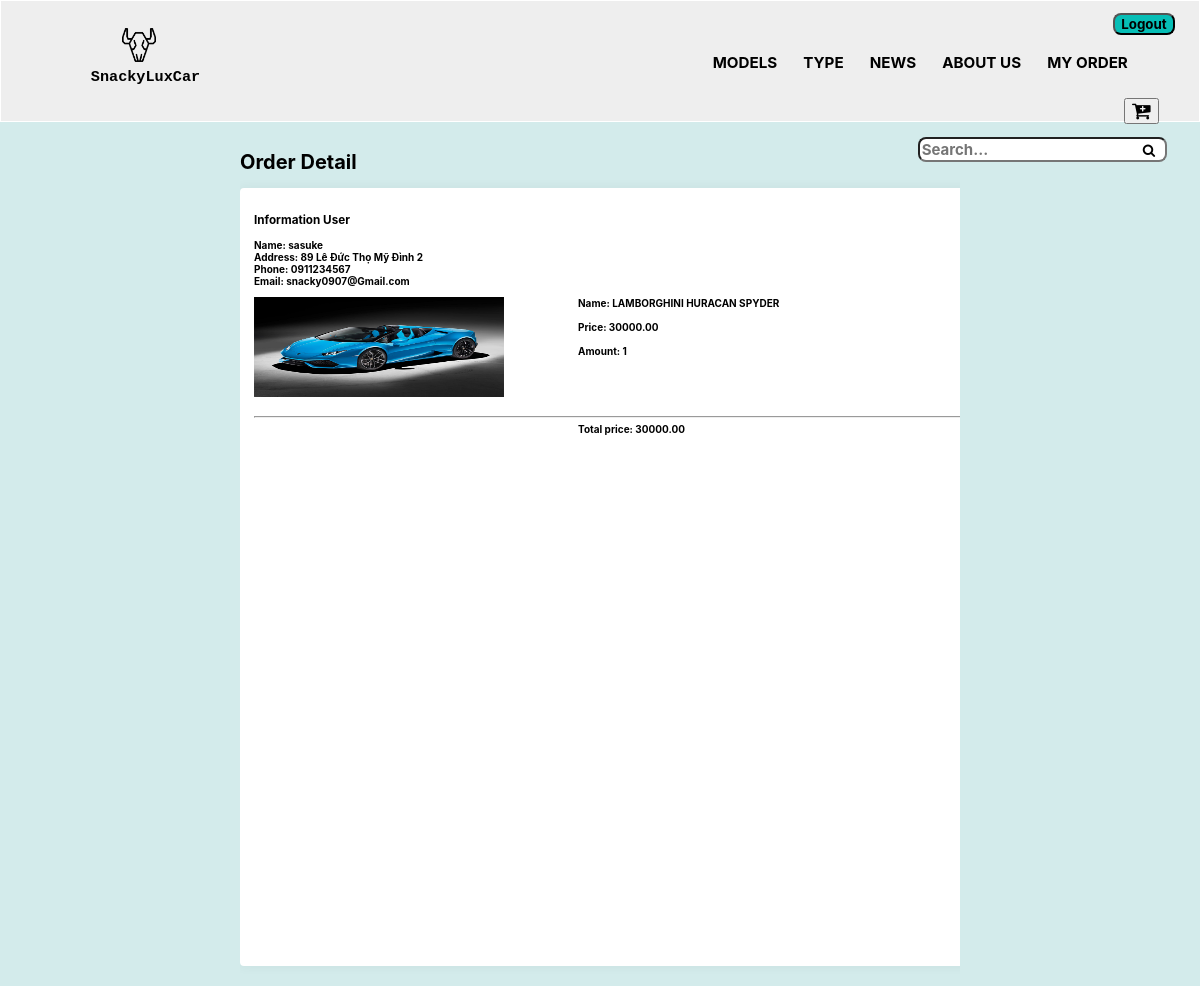
/order_detail.php?orderID=160 (signed in), run on the app's committed database.
### tables this page shows
CREATE TABLE `order` (
  `order_id` int(11) NOT NULL,
  `user_id` int(11) NOT NULL,
  `total` double(20,2) NOT NULL,
  `created_time` varchar(50) NOT NULL
);

CREATE TABLE `user` (
  `user_id` int(11) NOT NULL,
  `username` varchar(32) NOT NULL,
  `name` varchar(50) NOT NULL,
  `phone` varchar(10) NOT NULL,
  `email` varchar(50) NOT NULL,
  `address` varchar(100) NOT NULL,
  `passwordd` varchar(255) NOT NULL,
  `role` varchar(20) NOT NULL
);

CREATE TABLE `order_detail` (
  `order_id` int(11) NOT NULL,
  `products_id` int(11) NOT NULL,
  `products_price` double(20,2) NOT NULL,
  `products_quantity` int(2) NOT NULL,
  `created_time` varchar(50) NOT NULL
);

CREATE TABLE `products` (
  `products_id` int(11) NOT NULL,
  `products_name` varchar(50) NOT NULL,
  `products_price` double(20,2) NOT NULL,
  `products_quantity` int(2) NOT NULL,
  `products_detail` varchar(1000) NOT NULL,
  `products_image` varchar(50) NOT NULL,
  `models_id` int(11) NOT NULL,
  `products_type_id` int(11) DEFAULT NULL
);

### functions.php (called while the page is built, shortened)
<?php
$host_name = "localhost";
$db_name = "snackyluxcar";
$db_username = "root";
$db_password = "root";
$db_port = "3306";
$db_connection = new mysqli($host_name,$db_username,$db_password,$db_name,$db_port);
function execute_query($sql){
    global $db_connection;
    return $db_connection->query($sql);
}

### order_detail.php (the view, shortened to what this page needs)
<?php
require_once "header.php";
$orderID = $_GET['orderID'];
$sql = "SELECT * FROM `order` AS o, `user` AS u WHERE o.user_id = u.user_id AND `order_id` = '$orderID' ";
$run = execute_query($sql);
$orderInfo = mysqli_fetch_array($run);
$sql1 = "SELECT products_name,o.products_price,  o.products_quantity,products_image FROM `order_detail` AS o, `products` AS p Where o.products_id = p.products_id AND `order_id` = '$orderID' ";
$run1 = execute_query($sql1);
?>
<div class="order-main">
    <div class="order-list">
        <h1>Order Detail</h1>
        <div class="order-card-detail">
            <p>
                <h3>Information User</h3>
                <b>Name:</b> <?= $orderInfo['name'] ?>
                <br>
                <b>Address:</b> <?= $orderInfo['address'] ?>
                <br>
                <b>Phone:</b> <?= $orderInfo['phone'] ?>
                <br>
                <b>Email:</b> <?= $orderInfo['email'] ?>
                <br>
            </p>
            <?php
            while ($product = mysqli_fetch_array($run1)) { ?>
                <div class="order-body-detail">
                    Name: <?= $product[0] ?>
                    <br><br>
                    Price: <?= $product[1] ?>
                    <br><br>
                    Amount: <?= $product[2] ?>
                    <br><br>
                </div>
                <div class="order-body-image">
                    <img src="image/<?= $product[3] ?>" width="250px" height="100px"><br><br>
                </div>
            <?php } ?>
            <hr>
            <span style="margin-left: 45%;">
                Total price: <?= $orderInfo['total'] ?>
            </span>
        </div>
    </div>
</div>

### css/homepage.css (style rules this page uses)
body { margin: 0; padding: 0; font-family: Roboto,Helvetica Neue,Arial; background-color:#D3EBEB; overflow-x: hidden; color: black; font-weight: bold; }

### header.php (style rules this page uses)
* { font-family: -apple-system, BlinkMacSystemFont, 'Segoe UI', Roboto, Oxygen, Ubuntu, Cantarell, 'Open Sans', 'Helvetica Neue', sans-serif; font-weight: bold; }

### order_detail.php (style rules this page uses)
.order-main { width: 100%; overflow: hidden; font-size: 10px; }
.order-list { width: 60%; overflow: hidden; margin: auto; font-family: -apple-system, BlinkMacSystemFont, 'Segoe UI', Roboto, Oxygen, Ubuntu, Cantarell, 'Open Sans', 'Helvetica Neue', sans-serif; }
.order-body-image { width: 25%; }
.order-body-detail { width: 55%; float: right; }
.order-card-detail { width: 100%; height: 750px; background-color: #ffffff; box-shadow: 0px 0px 10px 3px rgba(0, 0, 0, .03); padding: 14px; border-radius: 4px; margin-bottom: 20px; }

### data on the page
order: user.name "sasuke", user.address "89 Lê Đức Thọ Mỹ Đình 2", user.phone "0911234567", user.email "snacky0907@Gmail.com", total "30000.00"
order_detail: products.products_name "LAMBORGHINI HURACAN SPYDER", products_price "30000.00", products_quantity "1", products.products_image (picture)
